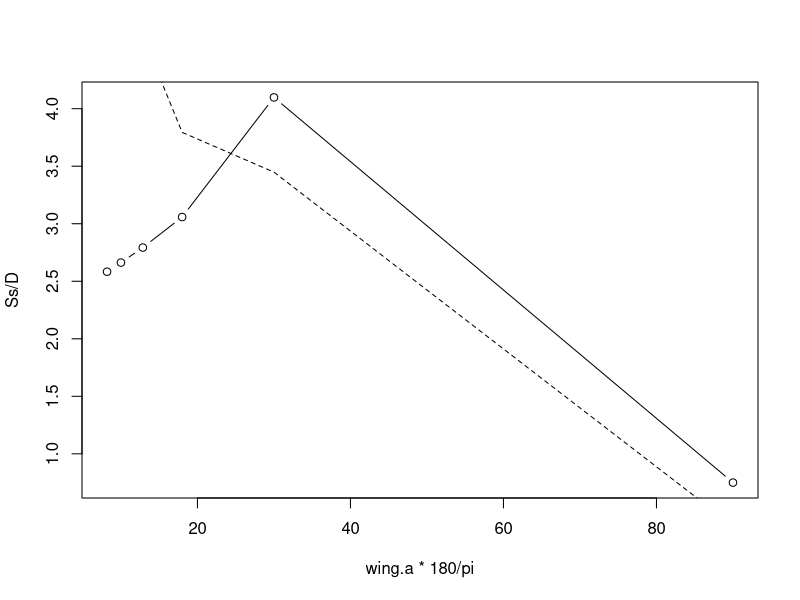
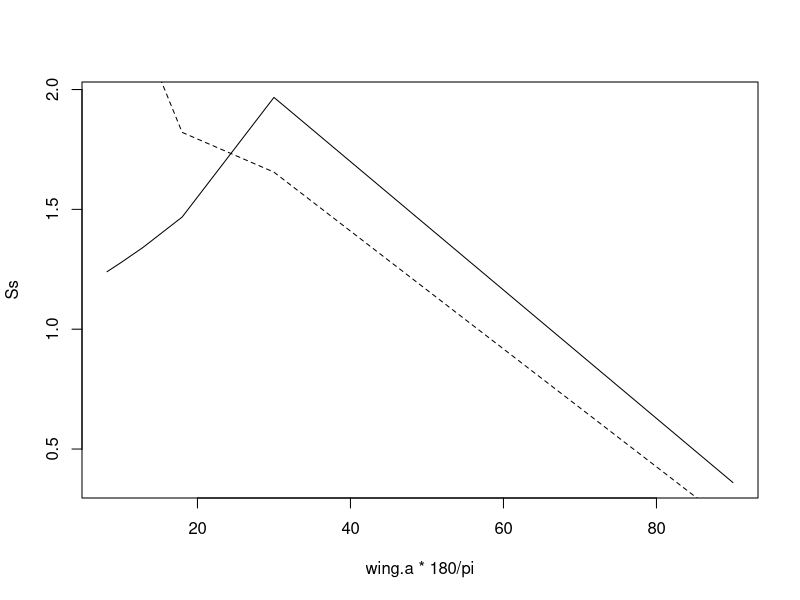
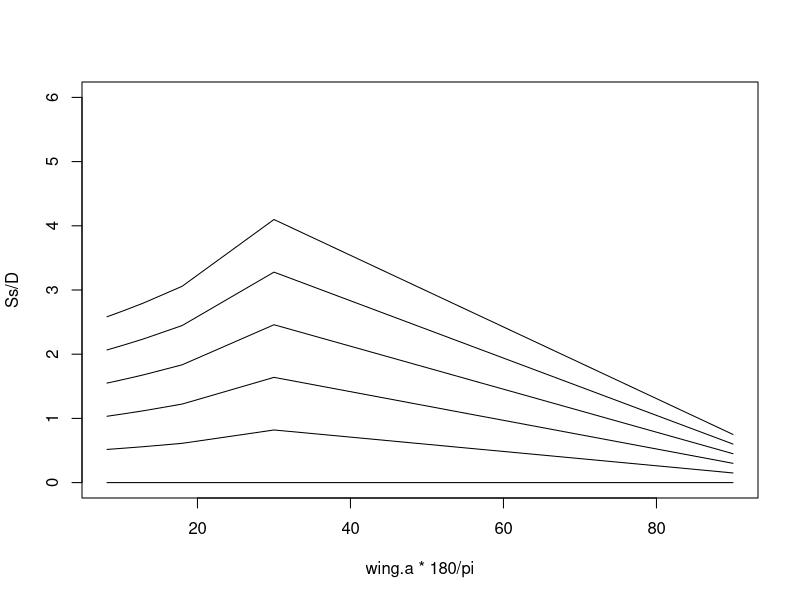
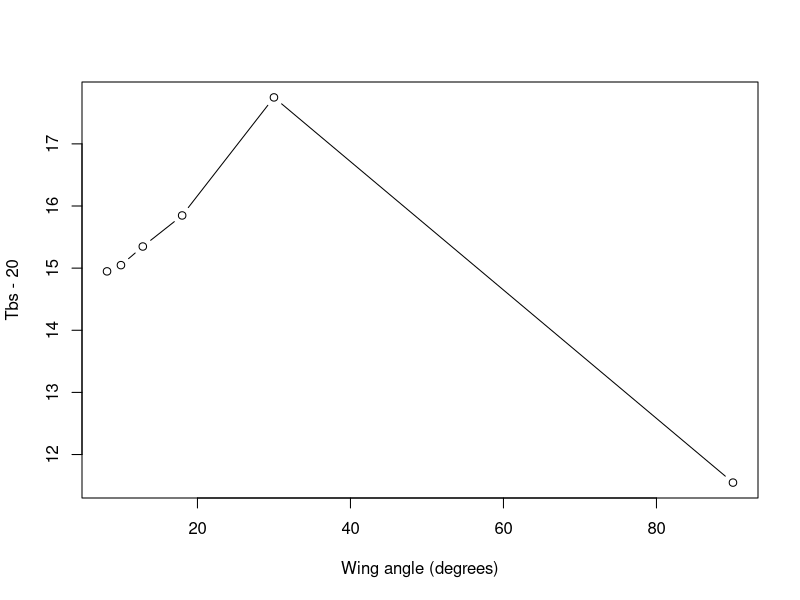

Reproduce these figures in R, in order.
#' @title Operative Environmental Temperature of a Butterfly
#'
#' @description Predicts body temperatures (operative environmental temperatures) of a butterfly in C.
#'  \cr \cr
#'  Based on \insertCite{Kingsolver1983;textual}{TrenchR} and \insertCite{Buckley2012;textual}{TrenchR}.
#' 
#' @param T_a \code{numeric} air temperature in C.
#'
#' @param Tg  \code{numeric} surface temperature in C in the sunlight.
#'
#' @param Tg_sh \code{numeric} surface temperature in C in the shade.
#'
#' @param u \code{numeric} wind speed in m / s.
#'
#' @param H_sdir \code{numeric} direct solar radiation flux in W / \ifelse{html}{\out{m<sup>2</sup>}}{\eqn{m^2}{ASCII}}.
#'
#' @param H_sdif \code{numeric} diffuse solar radiation flux in W / \ifelse{html}{\out{m<sup>2</sup>}}{\eqn{m^2}{ASCII}}.
#'
#' @param z \code{numeric} solar zenith angle in degrees.
#'
#' @param D \code{numeric} thoracic diameter in cm.
#'
#' @param delta \code{numeric} thoracic fur thickness in mm.
#' 
#' @param HB \code{numeric} dorsal hindwing solar absorbtivity as a proportion. Range for Colias is 0.4 to 0.7.
#'
#' @param PV \code{numeric} posterior ventral hindwing solar absorbtivity as a proportion. 
#'
#' @param r_g \code{numeric} substrate solar reflectivity (proportion), see \insertCite{Kingsolver1983;textual}{TrenchR}.
#' 
#' @param wing_angle \code{numeric} wing angle (degree) during basking
#'
#' @param shade \code{logical} indicator whether body temperature should be calculate in sun (\code{FALSE}) or shade (\code{TRUE}).
#'
#' @return \code{numeric} predicted body (operative environmental) temperature (C).
#'
#' @details 
#'  Thermal radiative flux is calculated following \insertCite{Gates1980;textual}{TrenchR} based on \insertCite{Swinbank1960;textual}{TrenchR} and \insertCite{Kingsolver1983;textual}{TrenchR} estimates using the Brunt equation with black body sky temperature from \insertCite{Swinbank1963;textual}{TrenchR}.
#'
#' @family biophysical models
#'
#' @export
#'
#' @references
#'   \insertAllCited{}
#'
#' @examples
#'   Tb_butterfly(
#'     T_a = 25, 
#'     Tg = 25, 
#'     Tg_sh = 20, 
#'     u = 0.4, 
#'     H_sdir = 300, 
#'     H_sdif = 100, 
#'     z = 30, 
#'     D = 0.36, 
#'     delta = 1.46, 
#'     HB = 0.6,
#'     PV=0.6, 
#'     r_g = 0.3)
#'
Tb_butterfly <- function (T_a, Tg, Tg_sh, u, H_sdir, H_sdif, z, D, delta, HB, PV, r_g = 0.3, wing_angle=42, shade = FALSE) {
  
  stopifnot(u >= 0, H_sdir >= 0, H_sdif >= 0, z >= -90, z <= 90, D > 0, delta >= 0, HB >= 0, PV >= 0, r_g >= 0, r_g <= 1, shade %in% c(FALSE, TRUE) )  
  
  # conversions
  
  # temperatures C to K
  
  TaK <- T_a + 273.15
  TaK_sh <- TaK
  Tg <- Tg + 273.15 
  Tg_sh <- Tg_sh + 273 
  
  # wind speed m/s to cm/s
  
  u <- u *100  
  
  # solar flux W/m2 to mW/cm2
  
  H_sdir <- H_sdir / 10 
  H_sdif <- H_sdif / 10
  
  # thoracic fur thickness mm to cm
  
  delta <- delta / 10     
  
  
  # Total solar radiation
  
  H_sttl <- H_sdir + H_sdif
  
  
  # Butterfly Parameters
  
  # surface emisivity, ranges from 0.95-1
  
  epsilon_s <- 0.97; 
  
  # Stefan-Boltzman constant, mW cm^-2 K^04 or 5.67*10^-8 W m-2 K-4
  
  sigma <- 5.67*10^-9 
  
  # butterfly thermal emmissivity
  
  Ep <- 1 
  
  # k_e- thermal conductivity of the fur, 1.3mWcm^-1*K^-1
  
  k_e <- 1.3; 
  
  # r_i- body radius from Kingsolver 1983
  
  r_i <- 0.15 
  
  # approximate thermal conductivity of air, mWcm^-1*K^-1
  
  k_a <- 0.25
  
  #  kinematic viscocity of air, cm^2/s at 300K 
  #     http://www.engineeringtoolbox.com/air-absolute-kinematic-viscosity-d_601.html
  
  v <- 15.68 * 10^-2  
  
  #-----
  #Reflectance basking
  #https://www.jstor.org/stable/pdf/4217669.pdf
  #S #area for radiation intercepted
  wing.angle= wing_angle*pi/180   #angle from vertical in radians, angle for pontia during flight, wing spread angle of 42degrees
  r=D/2
  
  #calculate values for integers above and below then interpolate
  n=c(5,4,3,2,1,0)
  wing.as= pi/(2*(1+2*n))
  #find ns below and above

  diffs= wing.angle - wing.as
  if(min(diffs)<0 & max(diffs)>0){
  low.a=  wing.as[ which(diffs== min(diffs[diffs>0]) )]
  high.a= wing.as[ which(diffs== max(diffs[diffs<0]) )]

  #radiation intercepted
  OC_low= (r+r/tan(low.a))*(1+tan(2*low.a)/tan(low.a))
  S_low= 2*OC_low*sin(low.a)
  OC_high= (r+r/tan(high.a))*(1+tan(2*high.a)/tan(high.a))
  S_high= 2*OC_high*sin(high.a)

  #interpolate
  S= S_low+((wing.angle-low.a)/(high.a-low.a))*(S_high-S_low)
  }

  if(max(diffs)<0){
    OC= (r+r/tan(max(wing.as)))*(1+tan(2*max(wing.as))/tan(max(wing.as)))
    S= 2*OC*sin(max(wing.as))
  }
  if(min(diffs)>0){
    O= (r+r/tan(min(wing.as)))*(1+tan(2*min(wing.as))/tan(min(wing.as)))
    S= 2*OC*sin(min(wing.as))
  }
  if(min(abs(diffs))==0){
    OC= (r+r/tan(wing.angle))*(1+tan(2*wing.angle)/tan(wing.angle))
    S= 2*OC*sin(wing.angle)
  }
  
  S= S*(1-HB) #account for reflectance
  #UPDATE for HV and PV melanism
  #HV: increase absorbance during basking
  #PV: increase absorbance during heat avoidance
  
  L=0.915  #0.915 #calculate area for solar radiation using FWL, look for body length
  
  # convert length to area 
  # how to calculate absorptivity from wing traits
  #------
  
  A_sdir_r=S*L
  
  # total surface area cm^2 as area of cylinder without ends
  A_sttl <- pi * D * 2 
  A_sdir= A_sttl/2
  #-----------------------------
  #UPDATE RADIATION ESTIMATES
  
  # reflected surface areas 
  A_sref <- A_sttl/2
  
  # RADIATIVE HEAT FLUx, mW
  
  #For Colias: Q_s <- alpha * A_sdir * H_sdir / cos(z * pi / 180) + alpha * A_sref * H_sdif + alpha * r_g * A_sref * H_sttl  
  
  #reflectance basking
  Q_r<- A_sdir_r * H_sdir / cos(z * pi / 180)
  
  Q_s <- Q_r +HB*A_sdir*H_sdir/cos(z*pi/180) + HB*A_sref*H_sdif + PV * r_g * A_sref * H_sttl  
  #direct radiation already accounts for absorptivity
  #average PV and HB absorptivity for diffuse radiation
  #HB for reflected radiation assuming reflected off surface
  
  #-----------------------------
  
  # THERMAL RADIATIVE FLUX in K
  
  # black body sky temperature from Swinbank 1963
  
  # Tsky <- 0.0552*(TaK)^1.5 
  
  # Gates 1980 Biophysical ecology based on Swinbank 1960, Kingsolver (1983) estimates using Brunt equation
  
  Tsky <- (1.22 * T_a - 20.4) + 273.15 
  
  # Q_t <- 0.5* A_sttl * Ep * sigma * (Tb^4 - Tsky^4) +0.5* A_sttl * Ep * sigma * (Tb^4 - Tg^4)
  
  
  # CONVECTIVE HEAT FLUX
  
  # Reynolds number- ratio of interval viscous forces
  
  R_e <- u * D / v
  
  # Nusselt number- dimensionless conductance
  
  N_u <- 0.6 * R_e^0.5
  
  # Kingsolver 1983
  
  # N_u <- 2.3 
  
  
  h_c <- N_u * k_a / D;
  
  
  # total convective heat transfer coefficient
  
  h_T <- (1 / h_c + (r_i + delta) * log((r_i + delta) / r_i) / k_e)^-1;  
  
  # convective heat transfer surface area
  
  # A_c <- A_sttl
  
  # Q_c <- h_T * A_c * (Tb-T_a)
  
  # Solution 
  
  a <- A_sttl * Ep * sigma
  b <- h_T * A_sttl
  d <- h_T * A_sttl * TaK +0.5 * A_sttl * Ep * sigma * Tsky^4 + 0.5 * A_sttl * Ep * sigma * (Tg)^4 + Q_s
  
  # in K
  
  Te <- 1 / 2 * sqrt((2 * b) / (a * sqrt((sqrt(3) * sqrt(256 * a^3 * d^3 + 27 * a^2 * b^4) + 9 * a * b^2)^(1 / 3) / (2^(1 / 3) * 3^(2 / 3) * a) - (4 * (2 / 3)^(1 / 3) * d) / (sqrt(3) * sqrt(256 * a^3 * d^3 + 27 * a^2 * b^4) + 9 * a * b^2)^(1 / 3))) - (sqrt(3) * sqrt(256 * a^3 * d^3 + 27 * a^2 * b^4) + 9 * a * b^2)^(1 / 3) / (2^(1 / 3) * 3^(2 / 3) * a) + (4 * (2 / 3)^(1 / 3) * d) / (sqrt(3) * sqrt(256 * a^3 * d^3 + 27 * a^2 * b^4) + 9 * a * b^2)^(1 / 3)) - 1 / 2 * sqrt((sqrt(3) * sqrt(256 * a^3 * d^3 + 27 * a^2 * b^4) + 9 * a * b^2)^(1 / 3) / (2^(1 / 3) * 3^(2 / 3) * a) - (4 * (2 / 3)^(1 / 3) * d) / (sqrt(3) * sqrt(256 * a^3 * d^3 + 27 * a^2 * b^4) + 9 * a * b^2)^(1 / 3)) 
  
  # in C
  
  Te= Te - 273.15
  #-----------------
  
  # Shade Adjustments
  # At 40-42C, assume closed wing heat avoidance posture, wing angle=0
  #orient parallel to solar radiation
  
    A_sdir=0 #close wings
    
    # total surface area cm^2 as area of cylinder without ends
    A_sttl <- pi * D * 2 
    
    #-----------------------------
    #UPDATE RADIATION ESTIMATES
    
    # reflected surface areas
    A_sref <- A_sttl/2
    
    # No direct radiation, only diffuse and reflected
    H_sdir_sh <- 0
    H_sdif_sh <- H_sdif
    H_sttl_sh <- H_sdir_sh + H_sdif
    
    # RADIATIVE HEAT FLUx, mW
    Q_s <- PV * r_g * A_sref * H_sttl_sh  
    
    # Solution 
    a <- A_sttl * Ep * sigma
    b <- h_T * A_sttl
    d <- h_T * A_sttl * TaK +0.5 * A_sttl * Ep * sigma * Tsky^4 + 0.5 * A_sttl * Ep * sigma * (Tg_sh)^4 + Q_s
    
    # in K
    
    Te_sh <- 1 / 2 * sqrt((2 * b) / (a * sqrt((sqrt(3) * sqrt(256 * a^3 * d^3 + 27 * a^2 * b^4) + 9 * a * b^2)^(1 / 3) / (2^(1 / 3) * 3^(2 / 3) * a) - (4 * (2 / 3)^(1 / 3) * d) / (sqrt(3) * sqrt(256 * a^3 * d^3 + 27 * a^2 * b^4) + 9 * a * b^2)^(1 / 3))) - (sqrt(3) * sqrt(256 * a^3 * d^3 + 27 * a^2 * b^4) + 9 * a * b^2)^(1 / 3) / (2^(1 / 3) * 3^(2 / 3) * a) + (4 * (2 / 3)^(1 / 3) * d) / (sqrt(3) * sqrt(256 * a^3 * d^3 + 27 * a^2 * b^4) + 9 * a * b^2)^(1 / 3)) - 1 / 2 * sqrt((sqrt(3) * sqrt(256 * a^3 * d^3 + 27 * a^2 * b^4) + 9 * a * b^2)^(1 / 3) / (2^(1 / 3) * 3^(2 / 3) * a) - (4 * (2 / 3)^(1 / 3) * d) / (sqrt(3) * sqrt(256 * a^3 * d^3 + 27 * a^2 * b^4) + 9 * a * b^2)^(1 / 3)) 
    
    # in C
    
    Te_sh= Te_sh - 273.15
    
    #MODEL THERMOREGULATION
    #Choose available temperature closest to 35C
    if(!is.na(Te) & !is.na(Te_sh)){
      #select Tb closest to preferred of 35C temperature
      bounds=sort(c(Te, Te_sh))
      all.temps= seq(bounds[1], bounds[2], 0.1) 
      Te= all.temps[which.min(abs(all.temps-(35+273) ))]
    } #end check data
  
  return(Te)
} 

#Plasticity: https://doi.org/10.1093/icb/38.3.545
#Kingsolver, J. G. 1987. Evolution and coadaptation of thermoregulatory behavior and wing pigmentation
#pattern in pierid butterflies. Evolution 41:472—490.
#P. occidentalis
#Longday= 16 hr light; shortday= 10 hr light

#----
#Thermoregulatory significance of wing melanization in Pieris butterflies: Physics, posture, and pattern
#https://www.jstor.org/stable/pdf/4217669.pdf
#reflectance model
#a dimensionless wing length, (L/D), the ratio of thermally-effective wing length to body diameter, and a dimensionless amount of radiation intercepted, (S/D). 

#Measurements with a spectroreflectometer (Kingsolver 1983 a) for Pieris show that the white dorsal wing surfaces have a solar reflectivity of more than 0.8, while the reflectivity of the black melanic wing regions is less than 0.3. 

#Thermal ecology of Pieris butterflies (Lepidoptera: Pieridae): a new mechanism of behavioral thermoregulation
#https://www.jstor.org/stable/pdf/4217668.pdf
#Colorado temperature dependence of flight

orient.angle=0 #orientation angle, angle from vertical

wing.angle.d= 45 #angle from vertical
#convert to radians
wing.angle= pi/10   #wing.angle.d*pi/180

#basking during flight initiation: Pontia (42degrees), Pieris (17 degrees)
#basking during flight behavior: Pontia (48degrees), Pieris (23 degrees)

#body radius
r= 0.36/2 #cm CHECK
#wingspan 4.5 to 6.5 cm #https://entnemdept.ufl.edu/creatures/veg/leaf/imported_cabbageworm.htm

R=0.8 #reflectivity
#L #reflective wing length
#S #area for radiation intercepted
#r #body radius

#reflective wing length
L= (r+r/tan(wing.angle))*tan(2*wing.angle)/tan(wing.angle)+r
#check degree vs radians

#radiation intercepted
OC= (r+r/tan(wing.angle))*(1+tan(2*wing.angle)/tan(wing.angle))
S= 2*OC*sin(wing.angle)
S=S*R #check reduction
#For wings of reflectivity R less than 1.0, the radiation intercepted must be reduced appropriately from the values
#of S obtained above. For each reflection from the wing, the radiation intercepted is reduced by a factor R

#S is wing area absorbing direct solar radiation

#Recreate figure 3
#Fig 3: maximum radiation intercepted (S/D), minimum wing length required to intercept maximum radiation (L/D) 

n=c(0, 1, 2, 3, 4, 5)
wing.a= pi/(2*(1+2*n))

Ss= rep(NA, length(wing.a))
Ls= rep(NA, length(wing.a))

for(wing.k in 1: length(wing.a)){
  wing.angle= wing.a[wing.k]
  
  #reflective wing length
  Ls[wing.k]= (r+r/tan(wing.angle))*tan(2*wing.angle)/tan(wing.angle)+r
  
  #radiation intercepted
  OC= (r+r/tan(wing.angle))*(1+tan(2*wing.angle)/tan(wing.angle))
  Ss[wing.k]= 2*OC*sin(wing.angle)
  }

D=0.48 #to produce Fig. 3 #0.36
plot(wing.a*180/pi, Ss/D, type="b")
points(wing.a*180/pi, Ls/D, type="l", lty="dashed")

#plot lengths
plot(wing.a*180/pi, Ss, type="l")
points(wing.a*180/pi, Ls, type="l", lty="dashed")

#-----
#Fig 5
ref= c(0,.2,.4,.6,.8)
plot(wing.a*180/pi, Ss/D, type="l", ylim=c(0,6))
for (ref.k in 1:length(ref)){
points(wing.a*180/pi, Ss*ref[ref.k]/D, type="l")
}

#-----
#Fig 7
wing.a= seq(80,5,-2)

n=c(0, 1, 2, 3, 4, 5)
wing.a= pi/(2*(1+2*n))*180/pi

Tbs= rep(NA, length(wing.a))

for(wing.k in 1: length(wing.a)){
  Tbs[wing.k]= Tb_butterfly( T_a = 20, Tg = 20, Tg_sh = 20, u = 1, 
                            H_sdir = 800, H_sdif = 200, z = 30, D = 0.36, 
                            delta = 1.46, HB = 0.6,  PV = 0.6, r_g = 0.3, wing_angle=wing.a[wing.k])
}
 
plot(wing.a,Tbs-20, xlab="Wing angle (degrees)", type="b")

T_a = 20; Tg = 20; Tg_sh = 20; u = 1; 
H_sdir = 800; H_sdif = 200; z = 30; D = 0.36; 
delta = 1.46; alpha = 0.6; r_g = 0.3; wing_angle=wing.a[1]

#=====================================

Tb_butterfly.mat <- function (Temat, D, delta, HB, PV, r_g = 0.3, wing_angle=42, shade = FALSE) {
  
  #extract from matrix
  Temat= as.numeric(Temat)
  T_a= Temat[1]
  T_a_sh= Temat[2]
  Tg= Temat[3]
  Tg_sh= Temat[4]
  u= Temat[5]
  H_sdir= Temat[6]
  H_sdif= Temat[7]
  z= Temat[8]
  
  # temperatures C to K
  
  TaK <- T_a + 273.15
  TaK_sh <- TaK
  Tg <- Tg + 273.15 
  Tg_sh <- Tg_sh + 273 
  
  # wind speed m/s to cm/s
  
  u <- u *100  
  
  # solar flux W/m2 to mW/cm2
  
  H_sdir <- H_sdir / 10 
  H_sdif <- H_sdif / 10
  
  # thoracic fur thickness mm to cm
  
  delta <- delta / 10     
  
  
  # Total solar radiation
  
  H_sttl <- H_sdir + H_sdif
  
  
  # Butterfly Parameters
  
  # surface emisivity, ranges from 0.95-1
  
  epsilon_s <- 0.97; 
  
  # Stefan-Boltzman constant, mW cm^-2 K^04 or 5.67*10^-8 W m-2 K-4
  
  sigma <- 5.67*10^-9 
  
  # butterfly thermal emmissivity
  
  Ep <- 1 
  
  # k_e- thermal conductivity of the fur, 1.3mWcm^-1*K^-1
  
  k_e <- 1.3; 
  
  # r_i- body radius from Kingsolver 1983
  
  r_i <- 0.15 
  
  # approximate thermal conductivity of air, mWcm^-1*K^-1
  
  k_a <- 0.25
  
  #  kinematic viscocity of air, cm^2/s at 300K 
  #     http://www.engineeringtoolbox.com/air-absolute-kinematic-viscosity-d_601.html
  
  v <- 15.68 * 10^-2  
  
  #-----
  #Reflectance basking
  #https://www.jstor.org/stable/pdf/4217669.pdf
  #S #area for radiation intercepted
  wing.angle= wing_angle*pi/180   #angle from vertical in radians, angle for pontia during flight, wing spread angle of 42degrees
  r=D/2
  
  #calculate values for integers above and below then interpolate
  n=c(5,4,3,2,1,0)
  wing.as= pi/(2*(1+2*n))
  #find ns below and above
  
  diffs= wing.angle - wing.as
  if(min(diffs)<0 & max(diffs)>0){
    low.a=  wing.as[ which(diffs== min(diffs[diffs>0]) )]
    high.a= wing.as[ which(diffs== max(diffs[diffs<0]) )]
    
    #radiation intercepted
    OC_low= (r+r/tan(low.a))*(1+tan(2*low.a)/tan(low.a))
    S_low= 2*OC_low*sin(low.a)
    OC_high= (r+r/tan(high.a))*(1+tan(2*high.a)/tan(high.a))
    S_high= 2*OC_high*sin(high.a)
    
    #interpolate
    S= S_low+((wing.angle-low.a)/(high.a-low.a))*(S_high-S_low)
  }
  
  if(max(diffs)<0){
    OC= (r+r/tan(max(wing.as)))*(1+tan(2*max(wing.as))/tan(max(wing.as)))
    S= 2*OC*sin(max(wing.as))
  }
  if(min(diffs)>0){
    O= (r+r/tan(min(wing.as)))*(1+tan(2*min(wing.as))/tan(min(wing.as)))
    S= 2*OC*sin(min(wing.as))
  }
  if(min(abs(diffs))==0){
    OC= (r+r/tan(wing.angle))*(1+tan(2*wing.angle)/tan(wing.angle))
    S= 2*OC*sin(wing.angle)
  }
  
  S= S*(1-HB) #account for reflectance
  #UPDATE for HV and PV melanism
  #HV: increase absorbance during basking
  #PV: increase absorbance during heat avoidance
  
  L=0.915  #0.915 #calculate area for solar radiation using FWL, look for body length
  
  # convert length to area 
  # how to calculate absorptivity from wing traits
  #------
  
  A_sdir_r=S*L
  
  # total surface area cm^2 as area of cylinder without ends
  A_sttl <- pi * D * 2 
  A_sdir= A_sttl/2
  #-----------------------------
  #UPDATE RADIATION ESTIMATES
  
  # reflected surface areas 
  A_sref <- A_sttl/2
  
  # RADIATIVE HEAT FLUx, mW
  
  #For Colias: Q_s <- alpha * A_sdir * H_sdir / cos(z * pi / 180) + alpha * A_sref * H_sdif + alpha * r_g * A_sref * H_sttl  
  
  #reflectance basking
  Q_r<- A_sdir_r * H_sdir / cos(z * pi / 180)
  
  Q_s <- Q_r +HB*A_sdir*H_sdir/cos(z*pi/180) + HB*A_sref*H_sdif + PV * r_g * A_sref * H_sttl  
  #direct radiation already accounts for absorptivity
  #average PV and HB absorptivity for diffuse radiation
  #HB for reflected radiation assuming reflected off surface
  
  #-----------------------------
  
  # THERMAL RADIATIVE FLUX in K
  
  # black body sky temperature from Swinbank 1963
  
  # Tsky <- 0.0552*(TaK)^1.5 
  
  # Gates 1980 Biophysical ecology based on Swinbank 1960, Kingsolver (1983) estimates using Brunt equation
  
  Tsky <- (1.22 * T_a - 20.4) + 273.15 
  
  # Q_t <- 0.5* A_sttl * Ep * sigma * (Tb^4 - Tsky^4) +0.5* A_sttl * Ep * sigma * (Tb^4 - Tg^4)
  
  
  # CONVECTIVE HEAT FLUX
  
  # Reynolds number- ratio of interval viscous forces
  
  R_e <- u * D / v
  
  # Nusselt number- dimensionless conductance
  
  N_u <- 0.6 * R_e^0.5
  
  # Kingsolver 1983
  
  # N_u <- 2.3 
  
  
  h_c <- N_u * k_a / D;
  
  
  # total convective heat transfer coefficient
  
  h_T <- (1 / h_c + (r_i + delta) * log((r_i + delta) / r_i) / k_e)^-1;  
  
  # convective heat transfer surface area
  
  # A_c <- A_sttl
  
  # Q_c <- h_T * A_c * (Tb-T_a)
  
  # Solution 
  
  a <- A_sttl * Ep * sigma
  b <- h_T * A_sttl
  d <- h_T * A_sttl * TaK +0.5 * A_sttl * Ep * sigma * Tsky^4 + 0.5 * A_sttl * Ep * sigma * (Tg)^4 + Q_s
  
  # in K
  
  Te <- 1 / 2 * sqrt((2 * b) / (a * sqrt((sqrt(3) * sqrt(256 * a^3 * d^3 + 27 * a^2 * b^4) + 9 * a * b^2)^(1 / 3) / (2^(1 / 3) * 3^(2 / 3) * a) - (4 * (2 / 3)^(1 / 3) * d) / (sqrt(3) * sqrt(256 * a^3 * d^3 + 27 * a^2 * b^4) + 9 * a * b^2)^(1 / 3))) - (sqrt(3) * sqrt(256 * a^3 * d^3 + 27 * a^2 * b^4) + 9 * a * b^2)^(1 / 3) / (2^(1 / 3) * 3^(2 / 3) * a) + (4 * (2 / 3)^(1 / 3) * d) / (sqrt(3) * sqrt(256 * a^3 * d^3 + 27 * a^2 * b^4) + 9 * a * b^2)^(1 / 3)) - 1 / 2 * sqrt((sqrt(3) * sqrt(256 * a^3 * d^3 + 27 * a^2 * b^4) + 9 * a * b^2)^(1 / 3) / (2^(1 / 3) * 3^(2 / 3) * a) - (4 * (2 / 3)^(1 / 3) * d) / (sqrt(3) * sqrt(256 * a^3 * d^3 + 27 * a^2 * b^4) + 9 * a * b^2)^(1 / 3)) 
  
  # in C
  
  Te= Te - 273.15
  #-----------------
  
  # Shade Adjustments
  # At 40-42C, assume closed wing heat avoidance posture, wing angle=0
  #orient parallel to solar radiation
  
  A_sdir=0 #close wings
  
  # total surface area cm^2 as area of cylinder without ends
  A_sttl <- pi * D * 2 
  
  #-----------------------------
  #UPDATE RADIATION ESTIMATES
  
  # reflected surface areas
  A_sref <- A_sttl/2
  
  # No direct radiation, only diffuse and reflected
  H_sdir_sh <- 0
  H_sdif_sh <- H_sdif
  H_sttl_sh <- H_sdir_sh + H_sdif
  
  # RADIATIVE HEAT FLUx, mW
  Q_s <- PV * r_g * A_sref * H_sttl_sh  
  
  # Solution 
  a <- A_sttl * Ep * sigma
  b <- h_T * A_sttl
  d <- h_T * A_sttl * TaK +0.5 * A_sttl * Ep * sigma * Tsky^4 + 0.5 * A_sttl * Ep * sigma * (Tg_sh)^4 + Q_s
  
  # in K
  
  Te_sh <- 1 / 2 * sqrt((2 * b) / (a * sqrt((sqrt(3) * sqrt(256 * a^3 * d^3 + 27 * a^2 * b^4) + 9 * a * b^2)^(1 / 3) / (2^(1 / 3) * 3^(2 / 3) * a) - (4 * (2 / 3)^(1 / 3) * d) / (sqrt(3) * sqrt(256 * a^3 * d^3 + 27 * a^2 * b^4) + 9 * a * b^2)^(1 / 3))) - (sqrt(3) * sqrt(256 * a^3 * d^3 + 27 * a^2 * b^4) + 9 * a * b^2)^(1 / 3) / (2^(1 / 3) * 3^(2 / 3) * a) + (4 * (2 / 3)^(1 / 3) * d) / (sqrt(3) * sqrt(256 * a^3 * d^3 + 27 * a^2 * b^4) + 9 * a * b^2)^(1 / 3)) - 1 / 2 * sqrt((sqrt(3) * sqrt(256 * a^3 * d^3 + 27 * a^2 * b^4) + 9 * a * b^2)^(1 / 3) / (2^(1 / 3) * 3^(2 / 3) * a) - (4 * (2 / 3)^(1 / 3) * d) / (sqrt(3) * sqrt(256 * a^3 * d^3 + 27 * a^2 * b^4) + 9 * a * b^2)^(1 / 3)) 
  
  # in C
  
  Te_sh= Te_sh - 273.15
  
  #MODEL THERMOREGULATION
  #Choose available temperature closest to 35C
  if(!is.na(Te) & !is.na(Te_sh) & is.finite(Te) & is.finite(Te_sh)){
    #select Tb closest to preferred of 35C temperature
    bounds=sort(c(Te, Te_sh))
    all.temps= seq(bounds[1], bounds[2], 0.1) 
    Te= all.temps[which.min(abs(all.temps-(35+273) ))]
  } #end check data
  
  return(Te)
} 